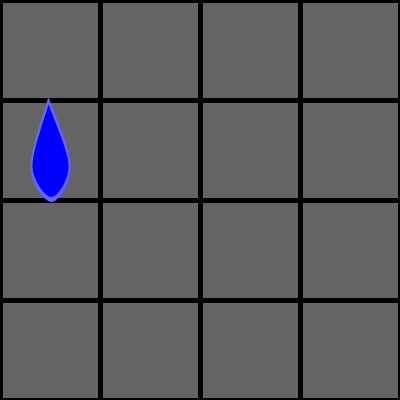
Frame 1 (no input)
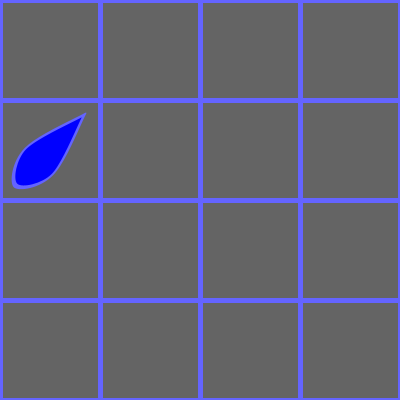
Frame 60 (the mouse pressed at the canvas centre just before this capture)
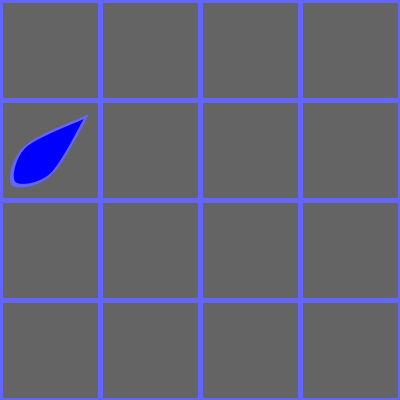
Frame 120 (the mouse held since frame 60 and released just before this capture)

The Processing sketch that drew these frames (run headless with seeded random() and noise(); from frame 60 on, the mouse is pressed at the canvas centre):

// Processing sketch: messing
// ── messing.pde
// testing code for the water droplets in CellularAutomata
int num = 4;
int w;
float wind;

void setup() {
  PVector test = new PVector(0, 0);
  println(test.heading());

  size(400, 400);
  // noLoop();
  // background(100);

  w = width/num;
  wind = 0;
}

void draw() {
  for (int x = 0; x < num; x++) {
    for (int y = 0; y < num; y++) {
      strokeWeight(5);
      fill(100);
      square(x*w, y*w, w);
    }
  }

  // draw a teardrop

  int x = 0;
  int y = 1;
  float content = 1;
  wind += random(-0.1, 0.1);

  fill(0, 0, 255);
  stroke(100, 100, 255);

  pushMatrix();
  
  translate(w*(x+0.5), w*(y+0.5));
  
  // https://www.desmos.com/calculator/0rxocd2kcz
  // modified sigmoid function, approaches no difference as content => +infinity
  rotate(-1*wind*PI/4 );
  scale(1/(1+pow(2.71828, 1.5-content)), 1);

  beginShape();
  curveVertex(0, -w/2);
  curveVertex(0, -w/2);

  curveVertex(-w/2, w/6);
  curveVertex(0, w/2);
  curveVertex(w/2, w/6);
  
  curveVertex(0, -w/2);
  curveVertex(0, -w/2);
  endShape();

  popMatrix();
}
